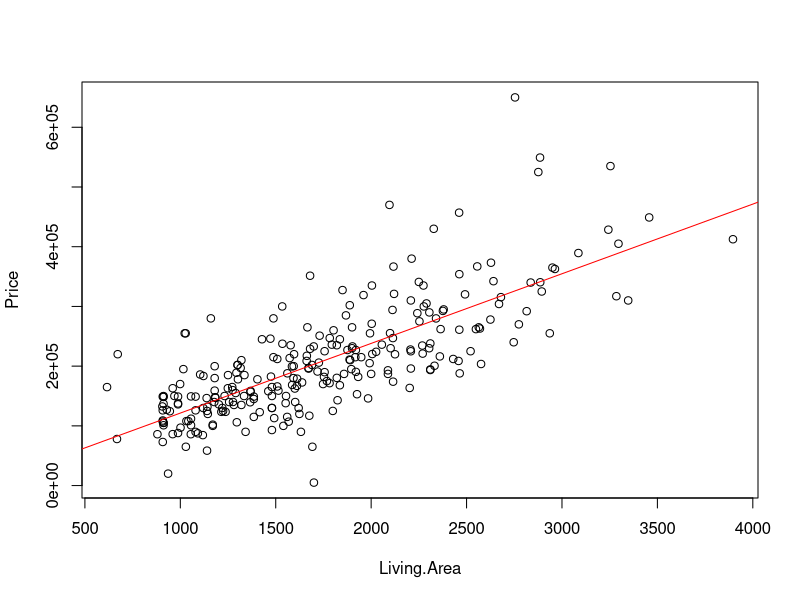

The R source for this figure: (Note: this script raises an error after producing the figure.)

real_estate_data = read.csv('real_estate_p.csv')
head(real_estate_data); dim(real_estate_data)

# Scatterplot
plot(Price~Living.Area, data=real_estate_data, xlab="Living.Area", ylab = "Price")

# Mean x and y
mean.x = mean(real_estate_data$Living.Area)
mean.y = mean(real_estate_data$Price)

# SD of x and y
sd.x = sd(real_estate_data$Living.Area)
sd.y = sd(real_estate_data$Price)

# Correlation
r = cor(real_estate_data$Living.Area, real_estate_data$Price)

#Slope
b1 = r*(sd.x/sd.y)

#Intercept
b0 = mean.y - b1 * mean.x

#LS Line
model <- lm(Price~Living.Area, data=real_estate_data); summary(model)
abline(model, col = 'Red')

# Confidence Interval
confint(model, level = 0.95)

predict(model, data.frame(Living.Area = 1850), level = 0.90, interval = "confidence")

summary(real_estate_data$Price)
newx = seq(0e+00, 6e+05)

# Superimpose scatterplot
ci90 = predict(model, newdata = dsata.frame(Living.Area=newx), level = 0.90, interval = "confidence" )
lines(newx, ci90[,2], col="blue"); lines(newx,ci90[,3],col="blue")


# Residual plot vs predicted value
plot(model$residuals~model$fitted.values, xlab = "Predicted", ylab = "Residual")
abline(0,0, col = 'Red')

# Normality plot of residuals
qqnorm(model$residuals)
qqline(model$residuals, col = 'red')


# Multiple Regression
model_1 <- lm(formula = Price ~ Living.Area + Bedrooms + Fireplaces, data = real_estate_data)

anova(model_1)

confint(model_1, level = 0.95)

#Converting to Central.Air, Waterfront, and New Construct into categorical variables

real_estate_data$Central.Air <- factor(real_estate_data$Central.Air)
real_estate_data$Waterfront <- factor(real_estate_data$Waterfront)
real_estate_data$New.Construct <- factor(real_estate_data$New.Construct)



m0 <- lm(Price~. ,data=real_estate_data); summary(m0)

m.step<- step(m0, direction = "backward")

